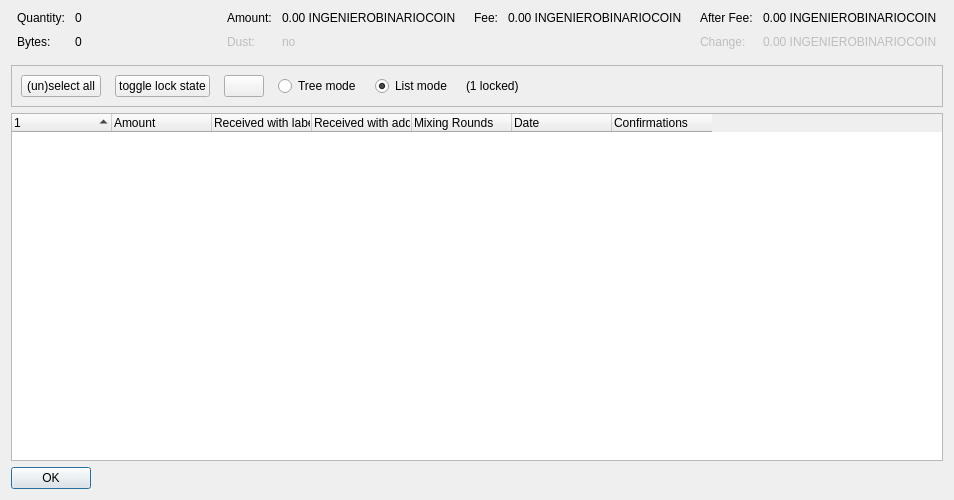
<?xml version="1.0" encoding="UTF-8"?>
<ui version="4.0">
 <class>CoinControlDialog</class>
 <widget class="QDialog" name="CoinControlDialog">
  <property name="geometry">
   <rect>
    <x>0</x>
    <y>0</y>
    <width>954</width>
    <height>500</height>
   </rect>
  </property>
  <property name="windowTitle">
   <string>Coin Selection</string>
  </property>
  <layout class="QVBoxLayout" name="verticalLayout">
   <item>
    <layout class="QHBoxLayout" name="horizontalLayoutTop" stretch="0,0,0,0">
     <property name="topMargin">
      <number>0</number>
     </property>
     <property name="bottomMargin">
      <number>10</number>
     </property>
     <item>
      <layout class="QFormLayout" name="formLayoutCoinControl1">
       <property name="horizontalSpacing">
        <number>10</number>
       </property>
       <property name="verticalSpacing">
        <number>10</number>
       </property>
       <property name="leftMargin">
        <number>6</number>
       </property>
       <property name="rightMargin">
        <number>6</number>
       </property>
       <item row="0" column="0">
        <widget class="QLabel" name="labelCoinControlQuantityText">
         <property name="text">
          <string>Quantity:</string>
         </property>
        </widget>
       </item>
       <item row="0" column="1">
        <widget class="QLabel" name="labelCoinControlQuantity">
         <property name="cursor">
          <cursorShape>IBeamCursor</cursorShape>
         </property>
         <property name="contextMenuPolicy">
          <enum>Qt::ActionsContextMenu</enum>
         </property>
         <property name="text">
          <string notr="true">0</string>
         </property>
         <property name="textInteractionFlags">
          <set>Qt::LinksAccessibleByMouse|Qt::TextSelectableByKeyboard|Qt::TextSelectableByMouse</set>
         </property>
        </widget>
       </item>
       <item row="1" column="0">
        <widget class="QLabel" name="labelCoinControlBytesText">
         <property name="text">
          <string>Bytes:</string>
         </property>
        </widget>
       </item>
       <item row="1" column="1">
        <widget class="QLabel" name="labelCoinControlBytes">
         <property name="cursor">
          <cursorShape>IBeamCursor</cursorShape>
         </property>
         <property name="contextMenuPolicy">
          <enum>Qt::ActionsContextMenu</enum>
         </property>
         <property name="text">
          <string notr="true">0</string>
         </property>
         <property name="textInteractionFlags">
          <set>Qt::LinksAccessibleByMouse|Qt::TextSelectableByKeyboard|Qt::TextSelectableByMouse</set>
         </property>
        </widget>
       </item>
      </layout>
     </item>
     <item>
      <layout class="QFormLayout" name="formLayoutCoinControl2">
       <property name="horizontalSpacing">
        <number>10</number>
       </property>
       <property name="verticalSpacing">
        <number>10</number>
       </property>
       <property name="leftMargin">
        <number>6</number>
       </property>
       <property name="rightMargin">
        <number>6</number>
       </property>
       <item row="0" column="0">
        <widget class="QLabel" name="labelCoinControlAmountText">
         <property name="text">
          <string>Amount:</string>
         </property>
        </widget>
       </item>
       <item row="0" column="1">
        <widget class="QLabel" name="labelCoinControlAmount">
         <property name="cursor">
          <cursorShape>IBeamCursor</cursorShape>
         </property>
         <property name="contextMenuPolicy">
          <enum>Qt::ActionsContextMenu</enum>
         </property>
         <property name="text">
          <string notr="true">0.00 INGENIEROBINARIOCOIN</string>
         </property>
         <property name="textInteractionFlags">
          <set>Qt::LinksAccessibleByMouse|Qt::TextSelectableByKeyboard|Qt::TextSelectableByMouse</set>
         </property>
        </widget>
       </item>
       <item row="1" column="0">
        <widget class="QLabel" name="labelCoinControlLowOutputText">
         <property name="enabled">
          <bool>false</bool>
         </property>
         <property name="text">
          <string>Dust:</string>
         </property>
        </widget>
       </item>
       <item row="1" column="1">
        <widget class="QLabel" name="labelCoinControlLowOutput">
         <property name="enabled">
          <bool>false</bool>
         </property>
         <property name="cursor">
          <cursorShape>IBeamCursor</cursorShape>
         </property>
         <property name="contextMenuPolicy">
          <enum>Qt::ActionsContextMenu</enum>
         </property>
         <property name="text">
          <string notr="true">no</string>
         </property>
         <property name="textInteractionFlags">
          <set>Qt::LinksAccessibleByMouse|Qt::TextSelectableByKeyboard|Qt::TextSelectableByMouse</set>
         </property>
        </widget>
       </item>
      </layout>
     </item>
     <item>
      <layout class="QFormLayout" name="formLayoutCoinControl3">
       <property name="horizontalSpacing">
        <number>10</number>
       </property>
       <property name="verticalSpacing">
        <number>10</number>
       </property>
       <property name="leftMargin">
        <number>6</number>
       </property>
       <property name="rightMargin">
        <number>6</number>
       </property>
       <item row="0" column="0">
        <widget class="QLabel" name="labelCoinControlFeeText">
         <property name="text">
          <string>Fee:</string>
         </property>
        </widget>
       </item>
       <item row="0" column="1">
        <widget class="QLabel" name="labelCoinControlFee">
         <property name="cursor">
          <cursorShape>IBeamCursor</cursorShape>
         </property>
         <property name="contextMenuPolicy">
          <enum>Qt::ActionsContextMenu</enum>
         </property>
         <property name="text">
          <string notr="true">0.00 INGENIEROBINARIOCOIN</string>
         </property>
         <property name="textInteractionFlags">
          <set>Qt::LinksAccessibleByMouse|Qt::TextSelectableByKeyboard|Qt::TextSelectableByMouse</set>
         </property>
        </widget>
       </item>
      </layout>
     </item>
     <item>
      <layout class="QFormLayout" name="formLayoutCoinControl4">
       <property name="horizontalSpacing">
        <number>10</number>
       </property>
       <property name="verticalSpacing">
        <number>10</number>
       </property>
       <property name="leftMargin">
        <number>6</number>
       </property>
       <property name="rightMargin">
        <number>6</number>
       </property>
       <item row="0" column="0">
        <widget class="QLabel" name="labelCoinControlAfterFeeText">
         <property name="text">
          <string>After Fee:</string>
         </property>
        </widget>
       </item>
       <item row="0" column="1">
        <widget class="QLabel" name="labelCoinControlAfterFee">
         <property name="cursor">
          <cursorShape>IBeamCursor</cursorShape>
         </property>
         <property name="contextMenuPolicy">
          <enum>Qt::ActionsContextMenu</enum>
         </property>
         <property name="text">
          <string notr="true">0.00 INGENIEROBINARIOCOIN</string>
         </property>
         <property name="textInteractionFlags">
          <set>Qt::LinksAccessibleByMouse|Qt::TextSelectableByKeyboard|Qt::TextSelectableByMouse</set>
         </property>
        </widget>
       </item>
       <item row="1" column="0">
        <widget class="QLabel" name="labelCoinControlChangeText">
         <property name="enabled">
          <bool>false</bool>
         </property>
         <property name="text">
          <string>Change:</string>
         </property>
        </widget>
       </item>
       <item row="1" column="1">
        <widget class="QLabel" name="labelCoinControlChange">
         <property name="enabled">
          <bool>false</bool>
         </property>
         <property name="cursor">
          <cursorShape>IBeamCursor</cursorShape>
         </property>
         <property name="contextMenuPolicy">
          <enum>Qt::ActionsContextMenu</enum>
         </property>
         <property name="text">
          <string notr="true">0.00 INGENIEROBINARIOCOIN</string>
         </property>
         <property name="textInteractionFlags">
          <set>Qt::LinksAccessibleByMouse|Qt::TextSelectableByKeyboard|Qt::TextSelectableByMouse</set>
         </property>
        </widget>
       </item>
      </layout>
     </item>
    </layout>
   </item>
   <item>
    <widget class="QFrame" name="frame">
     <property name="minimumSize">
      <size>
       <width>0</width>
       <height>40</height>
      </size>
     </property>
     <property name="frameShape">
      <enum>QFrame::StyledPanel</enum>
     </property>
     <property name="frameShadow">
      <enum>QFrame::Sunken</enum>
     </property>
     <layout class="QHBoxLayout" name="horizontalLayout">
      <item>
       <layout class="QHBoxLayout" name="horizontalLayoutPanel" stretch="0,0,0,0,0,0,0">
        <property name="spacing">
         <number>14</number>
        </property>
        <item>
         <widget class="QPushButton" name="pushButtonSelectAll">
          <property name="sizePolicy">
           <sizepolicy hsizetype="Maximum" vsizetype="Fixed">
            <horstretch>0</horstretch>
            <verstretch>0</verstretch>
           </sizepolicy>
          </property>
          <property name="text">
           <string>(un)select all</string>
          </property>
          <property name="autoDefault">
           <bool>false</bool>
          </property>
         </widget>
        </item>
        <item>
         <widget class="QPushButton" name="pushButtonToggleLock">
          <property name="sizePolicy">
           <sizepolicy hsizetype="Maximum" vsizetype="Fixed">
            <horstretch>0</horstretch>
            <verstretch>0</verstretch>
           </sizepolicy>
          </property>
          <property name="text">
           <string>toggle lock state</string>
          </property>
          <property name="autoDefault">
           <bool>false</bool>
          </property>
         </widget>
        </item>
        <item>
         <widget class="QPushButton" name="hideButton">
          <property name="sizePolicy">
           <sizepolicy hsizetype="Maximum" vsizetype="Fixed">
            <horstretch>0</horstretch>
            <verstretch>0</verstretch>
           </sizepolicy>
          </property>
          <property name="text">
           <string/>
          </property>
          <property name="autoDefault">
           <bool>false</bool>
          </property>
         </widget>
        </item>
        <item>
         <widget class="QRadioButton" name="radioTreeMode">
          <property name="sizePolicy">
           <sizepolicy hsizetype="Maximum" vsizetype="Fixed">
            <horstretch>0</horstretch>
            <verstretch>0</verstretch>
           </sizepolicy>
          </property>
          <property name="text">
           <string>Tree mode</string>
          </property>
         </widget>
        </item>
        <item>
         <widget class="QRadioButton" name="radioListMode">
          <property name="sizePolicy">
           <sizepolicy hsizetype="Maximum" vsizetype="Fixed">
            <horstretch>0</horstretch>
            <verstretch>0</verstretch>
           </sizepolicy>
          </property>
          <property name="text">
           <string>List mode</string>
          </property>
          <property name="checked">
           <bool>true</bool>
          </property>
         </widget>
        </item>
        <item>
         <widget class="QLabel" name="labelLocked">
          <property name="text">
           <string>(1 locked)</string>
          </property>
         </widget>
        </item>
        <item>
         <spacer name="horizontalSpacer">
          <property name="orientation">
           <enum>Qt::Horizontal</enum>
          </property>
          <property name="sizeHint" stdset="0">
           <size>
            <width>40</width>
            <height>20</height>
           </size>
          </property>
         </spacer>
        </item>
       </layout>
      </item>
     </layout>
    </widget>
   </item>
   <item>
    <widget class="CoinControlTreeWidget" name="treeWidget">
     <property name="contextMenuPolicy">
      <enum>Qt::CustomContextMenu</enum>
     </property>
     <property name="sortingEnabled">
      <bool>false</bool>
     </property>
     <property name="columnCount">
      <number>7</number>
     </property>
     <attribute name="headerShowSortIndicator" stdset="0">
      <bool>true</bool>
     </attribute>
     <attribute name="headerStretchLastSection">
      <bool>false</bool>
     </attribute>
     <column>
      <property name="text">
       <string/>
      </property>
     </column>
     <column>
      <property name="text">
       <string>Amount</string>
      </property>
     </column>
     <column>
      <property name="text">
       <string>Received with label</string>
      </property>
     </column>
     <column>
      <property name="text">
       <string>Received with address</string>
      </property>
     </column>
     <column>
      <property name="text">
       <string>Mixing Rounds</string>
      </property>
     </column>
     <column>
      <property name="text">
       <string>Date</string>
      </property>
     </column>
     <column>
      <property name="text">
       <string>Confirmations</string>
      </property>
      <property name="toolTip">
       <string>Confirmed</string>
      </property>
     </column>
    </widget>
   </item>
   <item>
    <widget class="QDialogButtonBox" name="buttonBox">
     <property name="sizePolicy">
      <sizepolicy hsizetype="Maximum" vsizetype="Fixed">
       <horstretch>0</horstretch>
       <verstretch>0</verstretch>
      </sizepolicy>
     </property>
     <property name="orientation">
      <enum>Qt::Horizontal</enum>
     </property>
     <property name="standardButtons">
      <set>QDialogButtonBox::Ok</set>
     </property>
    </widget>
   </item>
  </layout>
 </widget>
 <customwidgets>
  <customwidget>
   <class>CoinControlTreeWidget</class>
   <extends>QTreeWidget</extends>
   <header>qt/coincontroltreewidget.h</header>
  </customwidget>
 </customwidgets>
 <resources/>
 <connections/>
</ui>
